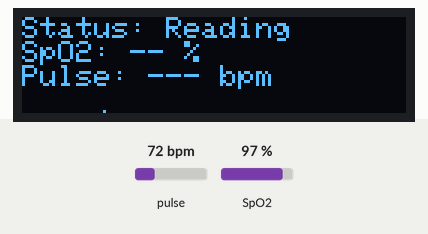
Simulated run of this sketch. Board: ESP32. Shown: 128×32 one-colour display. Inputs (shaded band) come from the test bench; at power-on: pulse 72 bpm, SpO2 97 %. WiFi joins after 1.5 s; servers stay silent unless stated; what the sketch prints to the serial monitor is not drawn.

Above: at 2.9 s.
3.0 s: pulse set to 42 bpm
6.0 s: SpO2 set to 80 %
At 6.19 s:
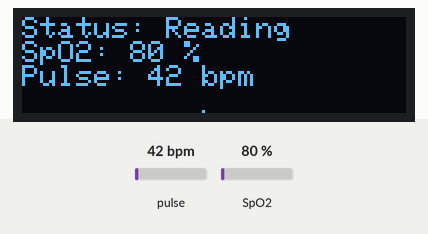
7.6 s: pulse set to 70 bpm
At 7.86 s:
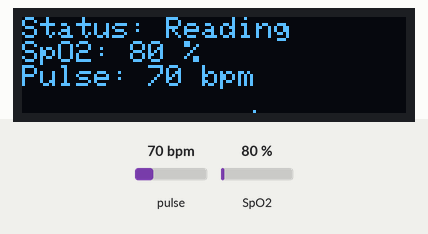
9.2 s: SpO2 set to 85 %
At 9.53 s:
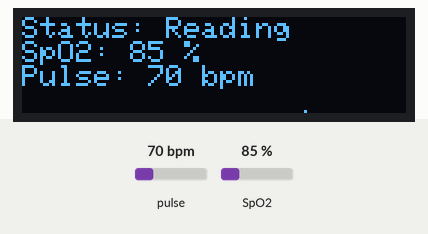
Timing chart, 0 to 11.9 s (numbered marks = the images above; inputs shaded):
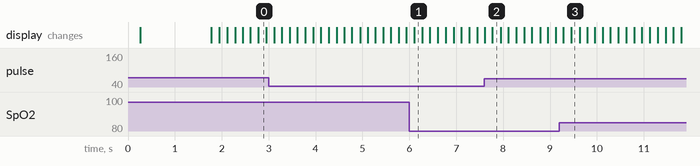

The sketch:

working-oled-web.ino
```cpp
#include <WiFi.h>
#include <WebServer.h>
#include <ESPmDNS.h>
#include <Wire.h>
#include <string.h>  // for memmove
#include "MAX30105.h"
#include "spo2_algorithm.h"

// ===== OLED (SSD1306) =====
#include <Adafruit_GFX.h>
#include <Adafruit_SSD1306.h>
#define OLED_WIDTH 128
#define OLED_HEIGHT 32                                         // change to 64 if you have a 128x64 module
#define OLED_ADDR 0x3C                                         // most 0.91" modules use 0x3C
Adafruit_SSD1306 display(OLED_WIDTH, OLED_HEIGHT, &Wire, -1);  // no reset pin

// ===== Wi-Fi/LAN settings (192.168.18.0/24) =====
const char* WIFI_SSID = "ZicoNet";
const char* WIFI_PASS = "Samoan88";
const char* MDNS_HOST = "oximeter";  // http://oximeter.local

#define USE_STATIC_IP 1
IPAddress STA_IP(192, 168, 18, 28);
IPAddress STA_GW(192, 168, 18, 1);
IPAddress STA_MASK(255, 255, 255, 0);
IPAddress STA_DNS1(192, 168, 18, 1);
IPAddress STA_DNS2(1, 1, 1, 1);

// ===== I2C pins =====
#define I2C_SDA 21
#define I2C_SCL 22

// ===== MAX30102 config =====
MAX30105 sensor;
const byte LED_BRIGHTNESS = 60;  // 0..255
const byte SAMPLE_AVG = 4;       // 1,2,4,8,16,32
const byte LED_MODE = 2;         // 2 = Red + IR (SpO2)
const byte SAMPLE_RATE = 100;    // Hz
const int PULSE_WIDTH = 411;     // us
const int ADC_RANGE = 16384;     // 2048..16384

// ===== Algorithm buffers =====
const int32_t BUFLEN = 100;  // needs 100 samples
uint32_t irBuf[BUFLEN];
uint32_t redBuf[BUFLEN];
int bufCount = 0;

volatile int32_t spo2 = -1;
volatile int8_t validSpo2 = 0;
volatile int32_t heartRate = -1;
volatile int8_t validHr = 0;
volatile uint32_t lastIR = 0;
volatile uint32_t lastComputeMs = 0;

const uint32_t FINGER_IR_THRESHOLD = 50000;

// ===== Web server =====
WebServer server(80);

// Minimal HTML page (auto-polls /data every 500 ms)
const char* HTML = R"HTML(
<!doctype html><html><head><meta charset="utf-8">
<meta name="viewport" content="width=device-width,initial-scale=1">
<title>ESP32 Oximeter</title>
<style>
 body{font-family:system-ui,-apple-system,Segoe UI,Roboto,Arial,sans-serif;margin:24px}
 .big{font-size:42px;font-weight:700}
 .muted{color:#666}
 .ok{color:#0a0}
 .warn{color:#a60}
 .bad{color:#c00}
 .card{max-width:460px;border:1px solid #ddd;border-radius:12px;padding:18px;box-shadow:0 1px 4px rgba(0,0,0,.06)}
</style></head><body>
<h2>ESP32 Oximeter</h2>
<div class="card">
  <div id="status" class="muted">Connecting…</div>
  <div class="big" id="spo2">SpO₂: --%</div>
  <div class="big" id="hr">Pulse: --- BPM</div>
  <div class="muted" id="ts"></div>
</div>
<script>
async function poll(){
  try{
    const r = await fetch('/data');
    const j = await r.json();
    const s = document.getElementById('status');
    const o = document.getElementById('spo2');
    const h = document.getElementById('hr');
    const t = document.getElementById('ts');
    const nf = j.finger === false;
    s.textContent = nf ? 'No finger detected' : 'Reading…';
    s.className = nf ? 'bad' : 'ok';
    o.textContent = 'SpO\u2082: ' + (j.validSpo2 ? j.spo2.toString().padStart(3,' ') : '--') + '%';
    h.textContent = 'Pulse: ' + (j.validHr ? j.hr.toString().padStart(3,' ') : '---') + ' BPM';
    t.textContent = 'Updated: ' + new Date(j.ts).toLocaleTimeString();
  }catch(e){
    const s = document.getElementById('status');
    s.textContent = 'Disconnected';
    s.className = 'warn';
  }
}
setInterval(poll, 500);
poll();
</script>
</body></html>
)HTML";

// ===== HTTP handlers =====
void handleRoot() {
  server.send(200, "text/html", HTML);
}

void handleData() {
  char buf[160];
  bool finger = (lastIR >= FINGER_IR_THRESHOLD);
  snprintf(buf, sizeof(buf),
           "{\"spo2\":%ld,\"validSpo2\":%d,\"hr\":%ld,\"validHr\":%d,"
           "\"finger\":%s,\"ts\":%lu}",
           (long)spo2, (int)validSpo2, (long)heartRate, (int)validHr,
           finger ? "true" : "false",
           (unsigned long)millis());
  server.send(200, "application/json", buf);
}

void handleInfo() {
  char b[256];
  bool sta = (WiFi.getMode() & WIFI_MODE_STA);
  IPAddress ip = sta ? WiFi.localIP() : WiFi.softAPIP();
  snprintf(b, sizeof(b),
           "{\"mode\":\"%s\",\"ssid\":\"%s\",\"ip\":\"%s\",\"rssi\":%d,\"mdns\":\"%s.local\"}",
           (sta && WiFi.isConnected()) ? "STA" : "AP",
           (sta && WiFi.isConnected()) ? WiFi.SSID().c_str() : "Oximeter-AP",
           ip.toString().c_str(),
           (sta && WiFi.isConnected()) ? WiFi.RSSI() : 0,
           MDNS_HOST);
  server.send(200, "application/json", b);
}

// ===== Network bring-up =====
void wifiConnectOrAP() {
  WiFi.persistent(false);
  WiFi.setSleep(false);
  WiFi.mode(WIFI_STA);
  WiFi.setHostname(MDNS_HOST);

#if USE_STATIC_IP
  if (!WiFi.config(STA_IP, STA_GW, STA_MASK, STA_DNS1, STA_DNS2)) {
    Serial.println("WiFi.config() failed, continuing anyway…");
  }
#endif

  Serial.print("Connecting to ");
  Serial.println(WIFI_SSID);
  WiFi.begin(WIFI_SSID, WIFI_PASS);

  unsigned long start = millis();
  while (WiFi.status() != WL_CONNECTED && millis() - start < 15000) {
    delay(250);
    Serial.print('.');
  }
  Serial.println();

  if (WiFi.status() == WL_CONNECTED) {
    Serial.println("Wi-Fi connected");
    Serial.print("IP: ");
    Serial.println(WiFi.localIP());
    Serial.print("RSSI: ");
    Serial.println(WiFi.RSSI());
    if (MDNS.begin(MDNS_HOST)) {
      MDNS.addService("http", "tcp", 80);
      Serial.print("mDNS: http://");
      Serial.print(MDNS_HOST);
      Serial.println(".local");
    } else {
      Serial.println("mDNS failed to start");
    }
  } else {
    Serial.println("Wi-Fi failed → starting AP");
    WiFi.mode(WIFI_AP);
    WiFi.softAP("Oximeter-AP");  // open AP
    Serial.print("AP IP: ");
    Serial.println(WiFi.softAPIP());
    if (MDNS.begin(MDNS_HOST)) MDNS.addService("http", "tcp", 80);
  }
}

// ===== Sensor =====
void setupSensor() {
  Wire.begin(I2C_SDA, I2C_SCL);
  Wire.setClock(400000);

  // OLED first (so we can show sensor status on-screen)
  if (!display.begin(SSD1306_SWITCHCAPVCC, OLED_ADDR)) {
    Serial.println("SSD1306 not found at 0x3C. Check wiring/address.");
  } else {
    display.clearDisplay();
    display.setTextColor(SSD1306_WHITE);
    display.setTextSize(1);
    display.setCursor(0, 0);
    display.println("OLED OK");
    display.display();
  }

  if (!sensor.begin(Wire, I2C_SPEED_FAST)) {
    Serial.println("MAX30102 not found. Check wiring.");
    if (display.width() > 0) {
      display.clearDisplay();
      display.setCursor(0, 0);
      display.println("MAX30102 not found");
      display.println("Check wiring/I2C");
      display.display();
    }
    while (1) delay(1000);
  }
  sensor.setup(LED_BRIGHTNESS, SAMPLE_AVG, LED_MODE, SAMPLE_RATE, PULSE_WIDTH, ADC_RANGE);
  sensor.setPulseAmplitudeRed(LED_BRIGHTNESS);
  sensor.setPulseAmplitudeIR(LED_BRIGHTNESS);
  sensor.setPulseAmplitudeGreen(0);  // not used
  Serial.println("MAX30102 initialised.");

  if (display.width() > 0) {
    display.setCursor(0, 16);
    display.println("Sensor init OK");
    display.display();
  }
}

void computeIfReady() {
  if (bufCount < BUFLEN) return;

  // "No finger" guard using last IR
  if (lastIR < FINGER_IR_THRESHOLD) {
    validSpo2 = 0;
    validHr = 0;
    return;
  }

  int32_t s, hr;
  int8_t vs, vhr;
  maxim_heart_rate_and_oxygen_saturation(
    irBuf, BUFLEN, redBuf, &s, &vs, &hr, &vhr);
  spo2 = s;
  validSpo2 = vs;
  heartRate = hr;
  validHr = vhr;
  lastComputeMs = millis();
}

// ===== OLED rendering =====
void renderOLED() {
  if (display.width() == 0) return;  // OLED not initialised

  display.clearDisplay();
  display.setTextSize(1);
  display.setCursor(0, 0);

  // Line 1: Status
  if (lastIR >= FINGER_IR_THRESHOLD) {
    display.print("Status: ");
    display.println("Reading");
  } else {
    display.print("Status: ");
    display.println("No finger");
  }

  // Line 2: SpO2
  display.print("SpO2: ");
  if (validSpo2) {
    display.print(spo2);
    display.println(" %");
  } else {
    display.println("-- %");
  }

  // Line 3: Pulse
  display.print("Pulse: ");
  if (validHr) {
    display.print(heartRate);
    display.println(" bpm");
  } else {
    display.println("--- bpm");
  }

  // Line 4: Optional heartbeat animation
  int x = (millis() / 100) % OLED_WIDTH;
  display.drawPixel(x, OLED_HEIGHT - 1, SSD1306_WHITE);

  display.display();
}


// ===== Arduino lifecycle =====
void setup() {
  Serial.begin(115200);
  delay(200);
  setupSensor();
  wifiConnectOrAP();

  server.on("/", handleRoot);
  server.on("/data", handleData);
  server.on("/info", handleInfo);
  server.onNotFound([]() {
    server.send(404, "text/plain", "Not found");
  });
  server.begin();
}

void loop() {
  // Pull samples from FIFO
  if (sensor.available()) {
    uint32_t red = sensor.getRed();
    uint32_t ir = sensor.getIR();
    sensor.nextSample();
    lastIR = ir;

    if (bufCount < BUFLEN) {
      redBuf[bufCount] = red;
      irBuf[bufCount] = ir;
      bufCount++;
    } else {
      // Slide by 1 to keep ~100-sample window
      memmove(redBuf, redBuf + 1, (BUFLEN - 1) * sizeof(uint32_t));
      memmove(irBuf, irBuf + 1, (BUFLEN - 1) * sizeof(uint32_t));
      redBuf[BUFLEN - 1] = red;
      irBuf[BUFLEN - 1] = ir;
    }
  } else {
    sensor.check();  // load more samples from sensor FIFO
  }

  static uint32_t lastCalc = 0;
  if (millis() - lastCalc > 200) {  // compute ~5 Hz
    computeIfReady();
    lastCalc = millis();
  }

  static uint32_t lastOLED = 0;
  if (millis() - lastOLED > 150) {  // refresh OLED ~6–7 Hz
    renderOLED();
    lastOLED = millis();
  }

  server.handleClient();
  delay(2);  // small yield
}
```
